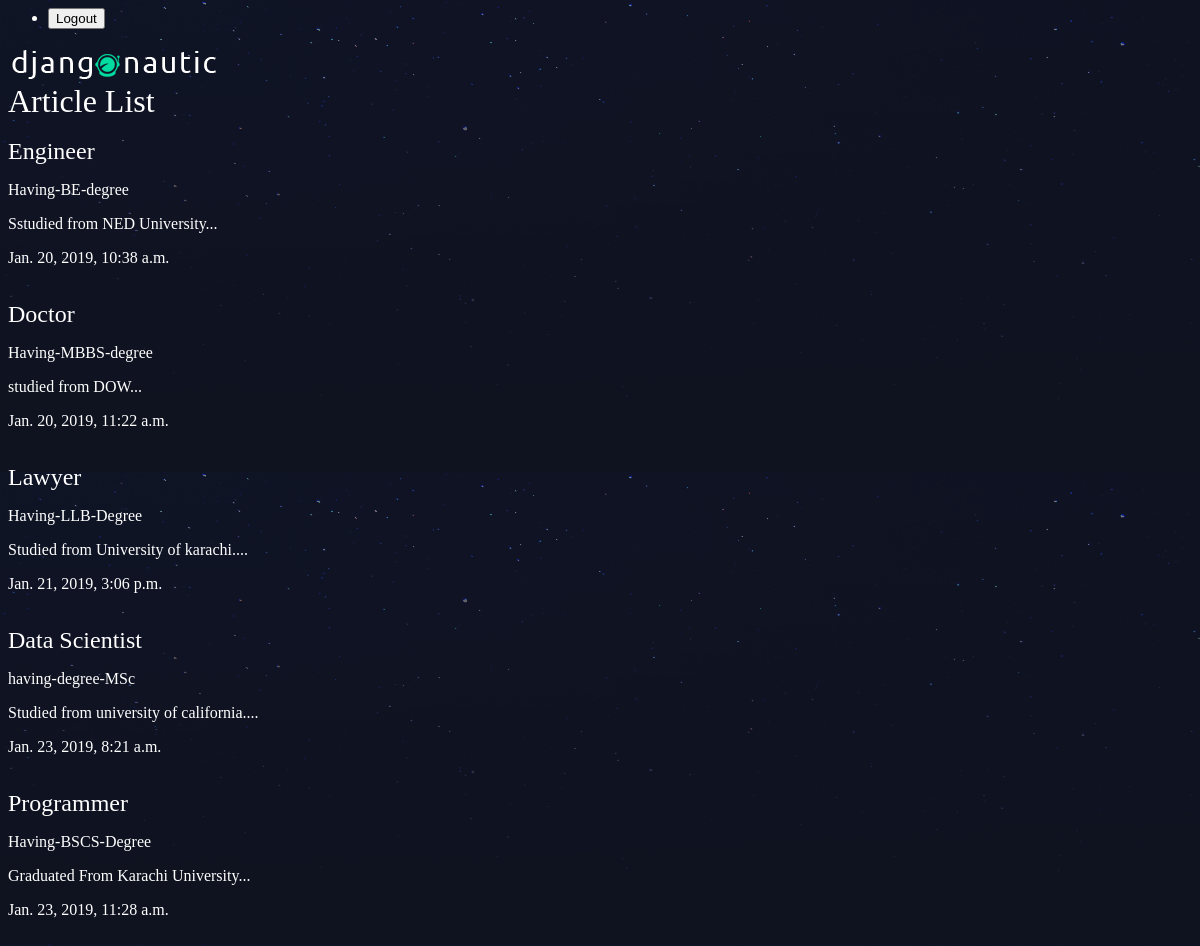
Screenshot of /articles/articles_list/ with the database file from the repository.
### articles/models.py (models this page shows, shortened)
class Article(models.Model):
    title = models.CharField(max_length=100)
    slug = models.SlugField()
    body = models.TextField()
    date = models.DateTimeField(auto_now_add=True)
    thumb = models.ImageField(default='default.png',blank=True) # blank=true for it is blank field
    def snippet(self):
        return self.body[:50] + '...'

### articles/views.py (the view)
def article_list(request):
    articles = Article.objects.all().order_by('date')
    return render(request,'articles/article_list.html',{'articles':articles})

### articles/templates/articles/article_list.html
{% extends 'base_layout.html'%}
{% block content %}
<body>
    <h1>Article List</h1>
    <br/>
    <div class="articles">
        {% for article in articles%}
        <div class="article">
            <h2><a href="{% url 'articles:detail' slug=article.slug %}">{{article.title}}</a></h2>
            <p>{{article.slug}}</p>
            <p>{{article.snippet}}</p>
            <p>{{article.date}}</p>
        </div>
        <br/>
        {% endfor %}
    </div>
</body>
{% endblock%}

### assets/styles.css (style rules this page uses)
body { background-color: #0f121f; background-image: url(/static/stars.png); background-repeat-y: no-repeat; color: #fff; }
h1,h2,h3,h4,h5 { font-weight: normal; margin: 0; }
a,a:hover,a:visited { color: #fff; text-decoration: none; }

### rows the page displays
Article: title "Engineer", slug "Having-BE-degree", snippet "Sstudied from NED University...", date "Jan. 20, 2019, 10:38 a.m."
Article: title "Doctor", slug "Having-MBBS-degree", snippet "studied from DOW...", date "Jan. 20, 2019, 11:22 a.m."
Article: title "Lawyer", slug "Having-LLB-Degree", snippet "Studied from University of karachi....", date "Jan. 21, 2019, 3:06 p.m."
Article: title "Data Scientist", slug "having-degree-MSc", snippet "Studied from university of california....", date "Jan. 23, 2019, 8:21 a.m."
Article: title "Programmer", slug "Having-BSCS-Degree", snippet "Graduated From Karachi University...", date "Jan. 23, 2019, 11:28 a.m."
